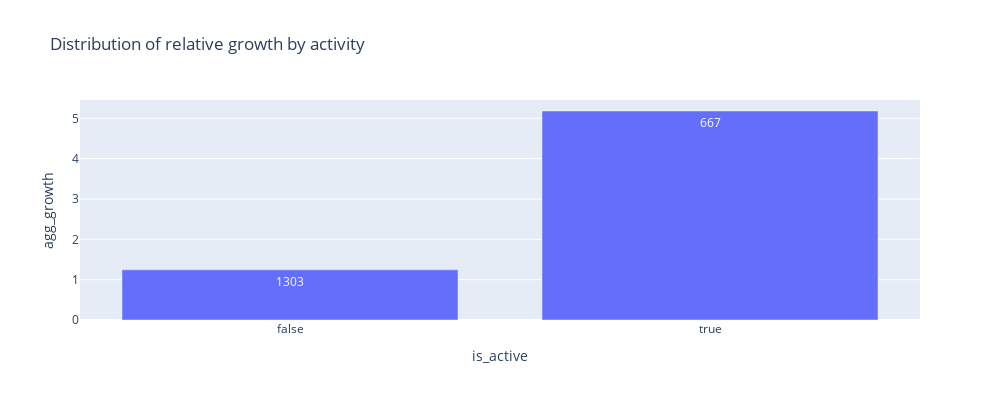

Source (notebook cell):
### Code cell
fig = px.bar(
    df.groupby('is_active').agg(agg_growth=('relative_growth', 'median'), count=('repo_id', 'size')).reset_index(),
    x='is_active',
    y='agg_growth',
    text='count',
    title='Distribution of relative growth by activity'
)
fig.show()

### Figure 1 — Plotly figure (JSON) as saved in the notebook; plotly's stock layout.template omitted (floating-point values rounded to 4 significant figures)
{"data": [{"hovertemplate": "is_active=%{x}<br>agg_growth=%{y}<br>count=%{text}<extra></extra>", "legendgroup": "", "marker": {"color": "#636efa", "pattern": {"shape": ""}}, "name": "", "orientation": "v", "showlegend": false, "text": [1303.0, 667.0], "textposition": "auto", "type": "bar", "x": [false, true], "xaxis": "x", "y": [1.244, 5.182], "yaxis": "y"}], "layout": {"barmode": "relative", "height": 400, "legend": {"tracegroupgap": 0}, "title": {"text": "Distribution of relative growth by activity"}, "width": 1000, "xaxis": {"anchor": "y", "domain": [0, 1], "title": {"text": "is_active"}}, "yaxis": {"anchor": "x", "domain": [0, 1], "title": {"text": "agg_growth"}}}}
